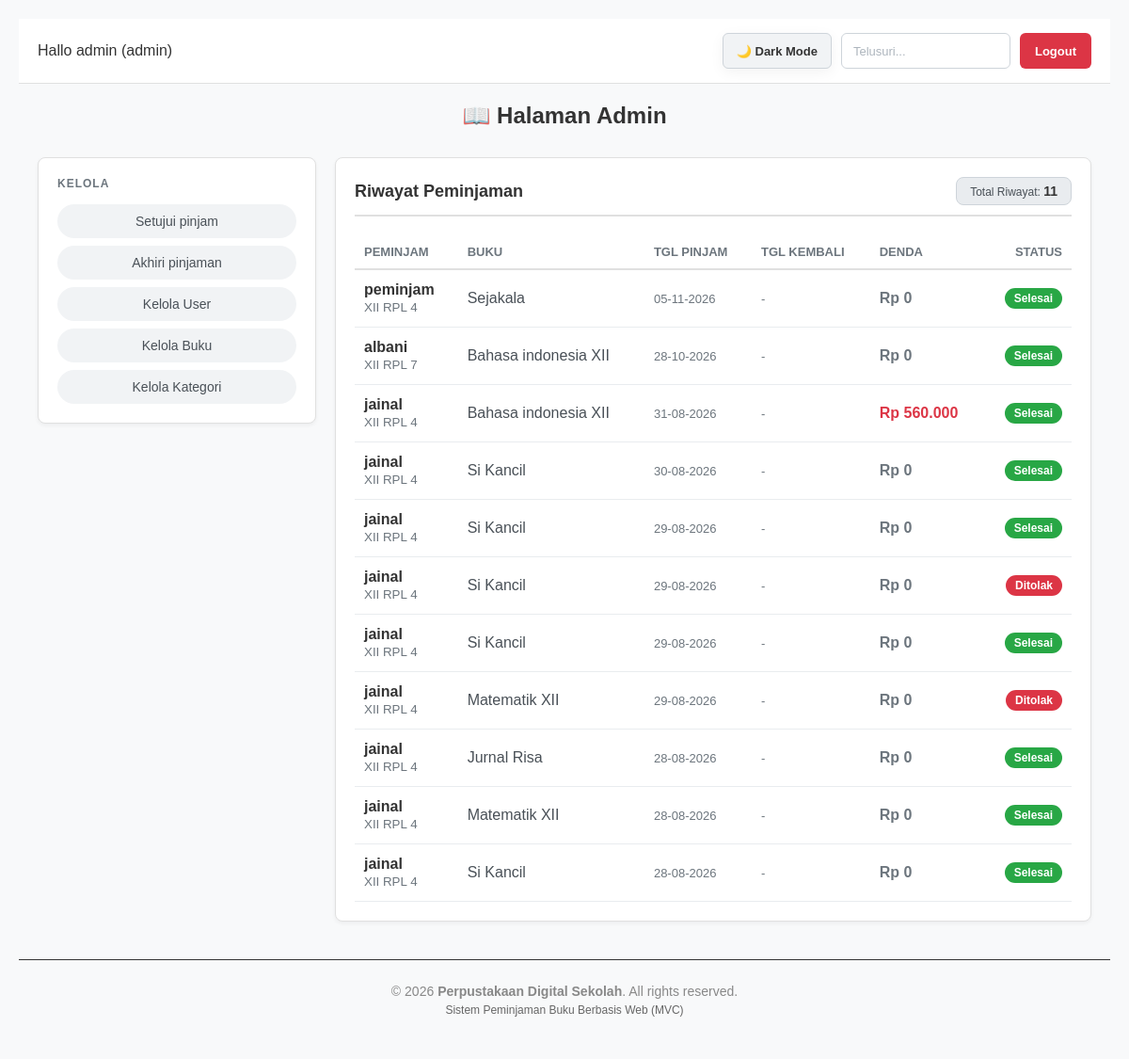
/index.php?page=admin&action=riwayatPinjam (signed in), run on an earlier commit of the app's database.
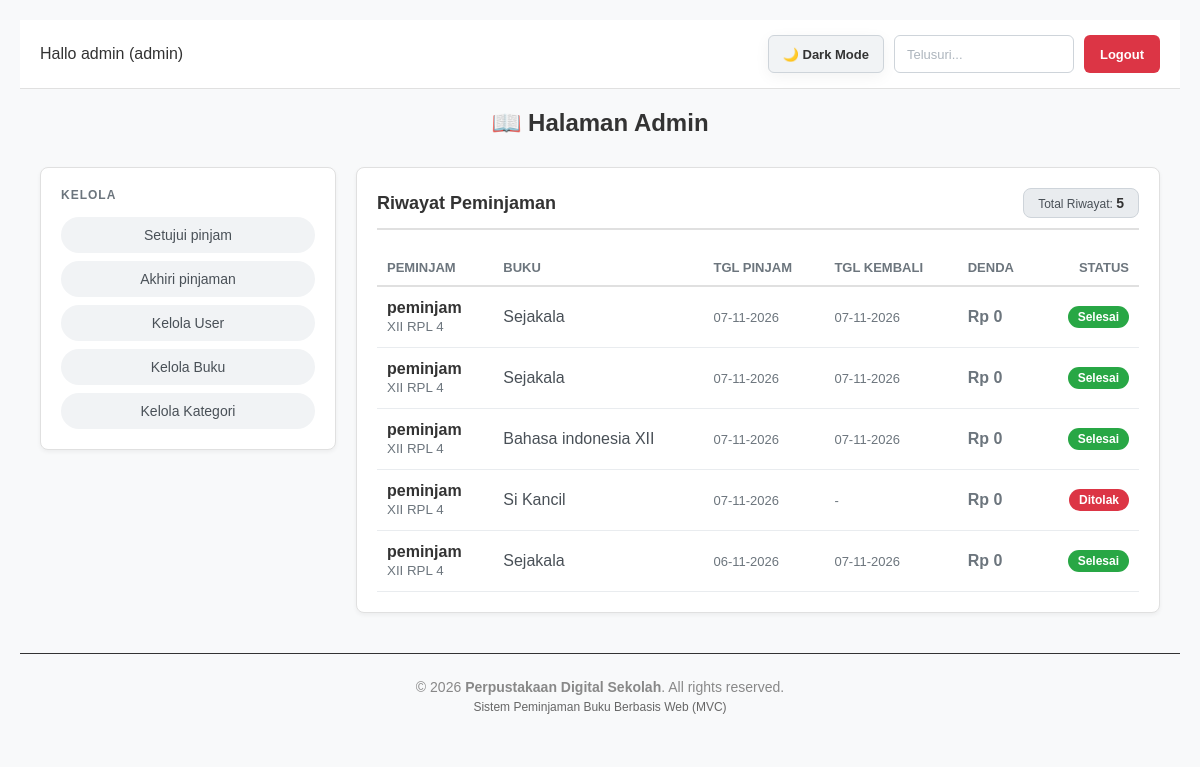
And on a later commit of the database.
### tables this page shows
CREATE TABLE `peminjaman` (
  `id_pinjam` int(11) NOT NULL,
  `id_user` int(11) NOT NULL,
  `id_buku` int(11) NOT NULL,
  `jumlah` int(11) NOT NULL DEFAULT 1,
  `tgl_pinjam` date NOT NULL,
  `tanggal_kembali_rencana` date DEFAULT NULL,
  `tanggal_dikembalikan` date DEFAULT NULL,
  `tgl_kembali` date NOT NULL,
  `status` enum('menunggu','dipinjam','selesai','ditolak') DEFAULT 'menunggu',
  `denda` int(11) DEFAULT 0
);

CREATE TABLE `user` (
  `id_user` int(11) NOT NULL,
  `nama` varchar(100) NOT NULL,
  `email` varchar(100) NOT NULL,
  `nis` varchar(20) DEFAULT NULL,
  `kelas` varchar(20) DEFAULT NULL,
  `password` varchar(255) NOT NULL,
  `role` enum('admin','siswa') NOT NULL DEFAULT 'siswa'
);

CREATE TABLE `buku` (
  `id_buku` int(11) NOT NULL,
  `nama_buku` varchar(150) NOT NULL,
  `id_kategori` int(11) NOT NULL,
  `stok` int(11) NOT NULL DEFAULT 0,
  `gambar` varchar(255) DEFAULT NULL
);

### controllers/AdminController.php (called while the page is built, shortened)
<?php
require_once 'models/PinjamModel.php';
class AdminController {
    private $pinjamModel;
    public function __construct() {
        $database = new Database();
        $this->db = $database->getConnection();
        $this->pinjamModel = new PinjamModel($this->db);
    }
public function riwayatPinjam() {
    $search = trim($_GET['search'] ?? '');
    $riwayatList = $this->pinjamModel->getRiwayatPinjaman($search);
    require_once 'views/admin/riwayat_pinjam.php';
}
}

### config/Database.php (called while the page is built, shortened)
<?php
class Database {
    private $host = "localhost";
    private $user = "root";
    private $pass = "";
    private $dbname = "db_pembuku";
    public function getConnection() {
        $this->conn = null;
        try {
            $this->conn = new PDO("mysql:host=" . $this->host . ";dbname=" . $this->dbname, $this->user, $this->pass);
            $this->conn->setAttribute(PDO::ATTR_ERRMODE, PDO::ERRMODE_EXCEPTION);
        } catch(PDOException $exception) {
            echo "Connection error: " . $exception->getMessage();
        }
        return $this->conn;
    }
}

### models/PinjamModel.php (called while the page is built, shortened)
<?php
class PinjamModel {
    private $conn;
    private $table = 'peminjaman';
    public function __construct($db) {
        $this->conn = $db;
    }
    public function getRiwayatPinjaman($search = '') {
        $query = "SELECT p.*, b.nama_buku, u.nama AS nama_siswa, u.kelas
                  FROM " . $this->table . " p
                  JOIN buku b ON p.id_buku = b.id_buku
                  JOIN user u ON p.id_user = u.id_user
                  WHERE p.status IN ('selesai', 'ditolak')";
        $query .= " ORDER BY p.id_pinjam DESC";
        $stmt = $this->conn->prepare($query);
        $stmt->execute();
        return $stmt->fetchAll(PDO::FETCH_ASSOC);
    }
}
?>

### views/admin/riwayat_pinjam.php (the view, shortened to what the changed rows need)
<?php include 'views/layout/header.php'; ?>
<div class="header-bar">
    <div style="font-weight: 500; color: var(--text-main);">Hallo <?= htmlspecialchars($_SESSION['user']['nama']); ?> (admin)</div>
    <div class="header-actions">
        <button id="themeToggle" class="theme-toggle-btn" onclick="toggleTheme()">🌙 Dark Mode</button>
        <form method="GET" action="index.php" style="display: inline-flex; margin: 0;">
            <input type="text" name="search" placeholder="Telusuri..." value="<?= htmlspecialchars($_GET['search'] ?? ''); ?>" class="input-dark">
        </form>
        <a href="index.php?page=logout" class="btn-red">Logout</a>
    </div>
</div>
<h2 style="text-align:center; margin-bottom: 30px; color: var(--text-main);">📖 Halaman Admin</h2>
<div style="display: flex; gap: 20px; align-items: flex-start; padding: 0 20px;">
    <div class="card" style="flex: 1; min-width: 220px; padding: 20px; box-sizing: border-box;">
        <p style="color: var(--text-muted); margin-top: 0; margin-bottom: 15px; font-size: 12px; letter-spacing: 1px; text-transform: uppercase; font-weight: bold;">Kelola</p>
        <div class="sidebar-menu">
            <a href="index.php?page=admin&action=dashboard" class="btn-sidebar">Setujui pinjam</a>
            <a href="index.php?page=admin&action=akhiriPinjaman" class="btn-sidebar">Akhiri pinjaman</a>
            <a href="index.php?page=admin&action=kelolaUser" class="btn-sidebar">Kelola User</a>
            <a href="index.php?page=admin&action=kelolaBuku" class="btn-sidebar">Kelola Buku</a>
            <a href="index.php?page=admin&action=kelolaKategori" class="btn-sidebar">Kelola Kategori</a>
        </div>
    </div>
    <div class="card" style="flex: 3; box-sizing: border-box;">
        <div style="margin-bottom: 20px; border-bottom: 2px solid var(--border-color); padding-bottom: 10px; display: flex; justify-content: space-between; align-items: center;">
            <h3 style="margin: 0; font-size: 18px; color: var(--text-main);">Riwayat Peminjaman</h3>
            <span class="badge-count">Total Riwayat: <strong style="font-size: 14px; color: var(--text-main);"><?= count($riwayatList); ?></strong></span>
        </div>
        <div class="table-container">
            <table style="width: 100%; border-collapse: collapse;">
                <thead>
                    <tr style="color: var(--text-muted); font-size: 13px; text-align: left; border-bottom: 2px solid var(--border-color); text-transform: uppercase;">
                        <th style="padding: 10px;">Peminjam</th>
                        <th style="padding: 10px;">Buku</th>
                        <th style="padding: 10px;">Tgl Pinjam</th>
                        <th style="padding: 10px;">Tgl Kembali</th>
                        <th style="padding: 10px;">Denda</th>
                        <th style="padding: 10px; text-align: right;">Status</th>
                    </tr>
                </thead>
                <tbody>
                    <?php if (!empty($riwayatList)): ?>
                        <?php foreach ($riwayatList as $r): ?>
                        <tr style="border-bottom: 1px solid var(--table-border);">
                            <td style="padding: 12px 10px; font-weight: bold; color: var(--text-main);">
                                <?= htmlspecialchars($r['nama_siswa']); ?>
                                <?php if (!empty($r['kelas'])): ?>
                                    <br><small style="color: var(--text-muted); font-weight: normal;"><?= htmlspecialchars($r['kelas']); ?></small>
                                <?php endif; ?>
                            </td>
                            <td style="padding: 12px 10px; color: var(--input-text); font-weight: 500;"><?= htmlspecialchars($r['nama_buku']); ?></td>
                            <td style="padding: 12px 10px; color: var(--text-muted); font-size: 13px;">
                                <?= !empty($r['tgl_pinjam']) ? date('d-m-Y', strtotime($r['tgl_pinjam'])) : '-'; ?>
                            </td>
                            <td style="padding: 12px 10px; color: var(--text-muted); font-size: 13px;">
    <?= !empty($r['tanggal_dikembalikan']) ? date('d-m-Y', strtotime($r['tanggal_dikembalikan'])) : '-'; ?>
</td>
                            <td style="padding: 12px 10px; font-weight: bold; color: <?= ($r['denda'] > 0) ? '#dc3545' : 'var(--text-muted)'; ?>;">
                                Rp <?= number_format($r['denda'] ?? 0, 0, ',', '.'); ?>
                            </td>
                            <td style="padding: 12px 10px; text-align: right;">
                                <?php if ($r['status'] === 'selesai'): ?>
                                    <span class="badge-status status-selesai">Selesai</span>
                                <?php else: ?>
                                    <span class="badge-status status-ditolak">Ditolak</span>
                                <?php endif; ?>
                            </td>
                        </tr>
                        <?php endforeach; ?>
                    <?php else: ?>
                        <tr>
                            <td colspan="6" style="text-align: center; color: var(--text-muted); padding: 25px; font-size: 13px;">Belum ada riwayat transaksi.</td>
                        </tr>
                    <?php endif; ?>
                </tbody>
            </table>
        </div>
    </div>
</div>
<?php include 'views/layout/footer.php'; ?>

What changed in the data, as far as the page shows it:
removed peminjaman: id_user.nama "peminjam", id_user.kelas "XII RPL 4", id_buku.nama_buku "Sejakala", tgl_pinjam "05-11-2026", denda "0", status "Selesai"
removed peminjaman: id_user.nama "albani", id_user.kelas "XII RPL 7", id_buku.nama_buku "Bahasa indonesia XII", tgl_pinjam "28-10-2026", denda "0", status "Selesai"
removed peminjaman: id_user.nama "jainal", id_user.kelas "XII RPL 4", id_buku.nama_buku "Bahasa indonesia XII", tgl_pinjam "31-08-2026", denda "560.000", status "Selesai"
removed peminjaman: id_user.nama "jainal", id_user.kelas "XII RPL 4", id_buku.nama_buku "Si Kancil", tgl_pinjam "30-08-2026", denda "0", status "Selesai"
removed peminjaman: id_user.nama "jainal", id_user.kelas "XII RPL 4", id_buku.nama_buku "Si Kancil", tgl_pinjam "29-08-2026", denda "0", status "Selesai"
removed peminjaman: id_user.nama "jainal", id_user.kelas "XII RPL 4", id_buku.nama_buku "Si Kancil", tgl_pinjam "29-08-2026", denda "0", status "Ditolak"
removed peminjaman: id_user.nama "jainal", id_user.kelas "XII RPL 4", id_buku.nama_buku "Si Kancil", tgl_pinjam "29-08-2026", denda "0", status "Selesai"
removed peminjaman: id_user.nama "jainal", id_user.kelas "XII RPL 4", id_buku.nama_buku "Matematik XII", tgl_pinjam "29-08-2026", denda "0", status "Ditolak"
removed peminjaman: id_user.nama "jainal", id_user.kelas "XII RPL 4", id_buku.nama_buku "Jurnal Risa", tgl_pinjam "28-08-2026", denda "0", status "Selesai"
removed peminjaman: id_user.nama "jainal", id_user.kelas "XII RPL 4", id_buku.nama_buku "Matematik XII", tgl_pinjam "28-08-2026", denda "0", status "Selesai"
removed peminjaman: id_user.nama "jainal", id_user.kelas "XII RPL 4", id_buku.nama_buku "Si Kancil", tgl_pinjam "28-08-2026", denda "0", status "Selesai"
added peminjaman: id_user.nama "peminjam", id_user.kelas "XII RPL 4", id_buku.nama_buku "Sejakala", tgl_pinjam "07-11-2026", tanggal_dikembalikan "07-11-2026", denda "0", status "Selesai"
added peminjaman: id_user.nama "peminjam", id_user.kelas "XII RPL 4", id_buku.nama_buku "Sejakala", tgl_pinjam "07-11-2026", tanggal_dikembalikan "07-11-2026", denda "0", status "Selesai"
added peminjaman: id_user.nama "peminjam", id_user.kelas "XII RPL 4", id_buku.nama_buku "Bahasa indonesia XII", tgl_pinjam "07-11-2026", tanggal_dikembalikan "07-11-2026", denda "0", status "Selesai"
added peminjaman: id_user.nama "peminjam", id_user.kelas "XII RPL 4", id_buku.nama_buku "Si Kancil", tgl_pinjam "07-11-2026", denda "0", status "Ditolak"
added peminjaman: id_user.nama "peminjam", id_user.kelas "XII RPL 4", id_buku.nama_buku "Sejakala", tgl_pinjam "06-11-2026", tanggal_dikembalikan "07-11-2026", denda "0", status "Selesai"
Also different on the page:
count($riwayatList): "11" → "5"
